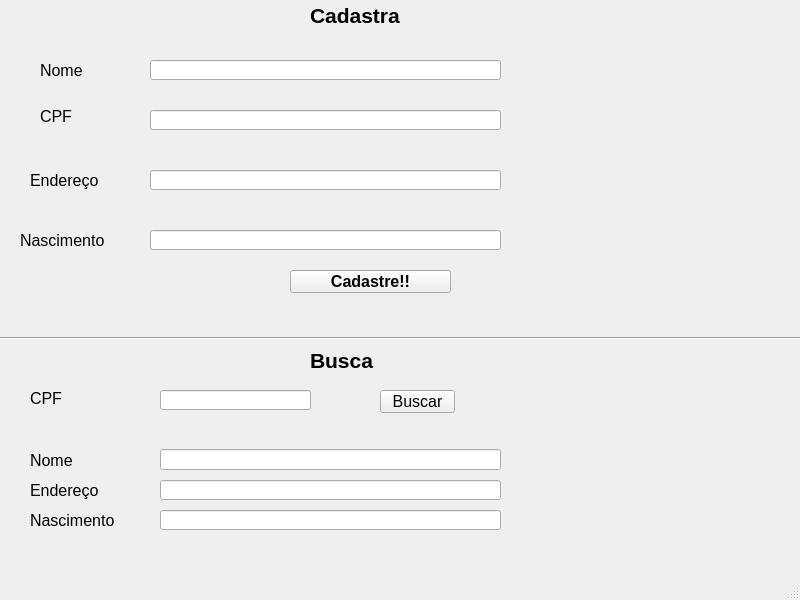
<?xml version="1.0" encoding="UTF-8"?>
<ui version="4.0">
 <class>MainWindow</class>
 <widget class="QMainWindow" name="MainWindow">
  <property name="geometry">
   <rect>
    <x>0</x>
    <y>0</y>
    <width>800</width>
    <height>600</height>
   </rect>
  </property>
  <property name="windowTitle">
   <string>MainWindow</string>
  </property>
  <widget class="QWidget" name="centralwidget">
   <widget class="QLabel" name="label">
    <property name="geometry">
     <rect>
      <x>310</x>
      <y>-30</y>
      <width>121</width>
      <height>91</height>
     </rect>
    </property>
    <property name="font">
     <font>
      <family>Arial</family>
      <pointsize>16</pointsize>
      <weight>75</weight>
      <bold>true</bold>
     </font>
    </property>
    <property name="text">
     <string>Cadastra</string>
    </property>
   </widget>
   <widget class="QLineEdit" name="lineEdit">
    <property name="geometry">
     <rect>
      <x>150</x>
      <y>60</y>
      <width>351</width>
      <height>20</height>
     </rect>
    </property>
   </widget>
   <widget class="QLabel" name="label_2">
    <property name="geometry">
     <rect>
      <x>40</x>
      <y>60</y>
      <width>51</width>
      <height>21</height>
     </rect>
    </property>
    <property name="font">
     <font>
      <family>Arial</family>
      <pointsize>12</pointsize>
     </font>
    </property>
    <property name="text">
     <string>Nome</string>
    </property>
   </widget>
   <widget class="QLabel" name="label_3">
    <property name="geometry">
     <rect>
      <x>40</x>
      <y>110</y>
      <width>47</width>
      <height>13</height>
     </rect>
    </property>
    <property name="font">
     <font>
      <family>Arial</family>
      <pointsize>12</pointsize>
     </font>
    </property>
    <property name="text">
     <string>CPF</string>
    </property>
   </widget>
   <widget class="QLineEdit" name="lineEdit_2">
    <property name="geometry">
     <rect>
      <x>150</x>
      <y>110</y>
      <width>351</width>
      <height>20</height>
     </rect>
    </property>
   </widget>
   <widget class="QLabel" name="label_4">
    <property name="geometry">
     <rect>
      <x>30</x>
      <y>170</y>
      <width>71</width>
      <height>20</height>
     </rect>
    </property>
    <property name="font">
     <font>
      <family>Arial</family>
      <pointsize>12</pointsize>
     </font>
    </property>
    <property name="text">
     <string>Endereço</string>
    </property>
   </widget>
   <widget class="QLineEdit" name="lineEdit_3">
    <property name="geometry">
     <rect>
      <x>150</x>
      <y>170</y>
      <width>351</width>
      <height>20</height>
     </rect>
    </property>
   </widget>
   <widget class="QLabel" name="label_5">
    <property name="geometry">
     <rect>
      <x>20</x>
      <y>230</y>
      <width>91</width>
      <height>20</height>
     </rect>
    </property>
    <property name="font">
     <font>
      <family>Arial</family>
      <pointsize>12</pointsize>
     </font>
    </property>
    <property name="text">
     <string>Nascimento</string>
    </property>
   </widget>
   <widget class="QLineEdit" name="lineEdit_4">
    <property name="geometry">
     <rect>
      <x>150</x>
      <y>230</y>
      <width>351</width>
      <height>20</height>
     </rect>
    </property>
   </widget>
   <widget class="QPushButton" name="pushButton">
    <property name="geometry">
     <rect>
      <x>290</x>
      <y>270</y>
      <width>161</width>
      <height>23</height>
     </rect>
    </property>
    <property name="font">
     <font>
      <family>Arial</family>
      <pointsize>12</pointsize>
      <weight>75</weight>
      <bold>true</bold>
     </font>
    </property>
    <property name="text">
     <string>Cadastre!!</string>
    </property>
   </widget>
   <widget class="Line" name="line">
    <property name="geometry">
     <rect>
      <x>0</x>
      <y>330</y>
      <width>801</width>
      <height>16</height>
     </rect>
    </property>
    <property name="orientation">
     <enum>Qt::Horizontal</enum>
    </property>
   </widget>
   <widget class="QLabel" name="label_6">
    <property name="geometry">
     <rect>
      <x>310</x>
      <y>350</y>
      <width>131</width>
      <height>20</height>
     </rect>
    </property>
    <property name="font">
     <font>
      <family>Arial</family>
      <pointsize>16</pointsize>
      <weight>75</weight>
      <bold>true</bold>
     </font>
    </property>
    <property name="text">
     <string>Busca</string>
    </property>
   </widget>
   <widget class="QLabel" name="label_7">
    <property name="geometry">
     <rect>
      <x>30</x>
      <y>390</y>
      <width>47</width>
      <height>16</height>
     </rect>
    </property>
    <property name="font">
     <font>
      <family>Arial</family>
      <pointsize>12</pointsize>
     </font>
    </property>
    <property name="text">
     <string>CPF</string>
    </property>
   </widget>
   <widget class="QLineEdit" name="lineEdit_5">
    <property name="geometry">
     <rect>
      <x>160</x>
      <y>390</y>
      <width>151</width>
      <height>20</height>
     </rect>
    </property>
   </widget>
   <widget class="QPushButton" name="pushButton_2">
    <property name="geometry">
     <rect>
      <x>380</x>
      <y>390</y>
      <width>75</width>
      <height>23</height>
     </rect>
    </property>
    <property name="font">
     <font>
      <family>Arial</family>
      <pointsize>12</pointsize>
     </font>
    </property>
    <property name="text">
     <string>Buscar</string>
    </property>
   </widget>
   <widget class="QLabel" name="label_8">
    <property name="geometry">
     <rect>
      <x>30</x>
      <y>450</y>
      <width>81</width>
      <height>20</height>
     </rect>
    </property>
    <property name="font">
     <font>
      <family>Arial</family>
      <pointsize>12</pointsize>
     </font>
    </property>
    <property name="text">
     <string>Nome</string>
    </property>
   </widget>
   <widget class="QLabel" name="label_9">
    <property name="geometry">
     <rect>
      <x>30</x>
      <y>480</y>
      <width>81</width>
      <height>20</height>
     </rect>
    </property>
    <property name="font">
     <font>
      <family>Arial</family>
      <pointsize>12</pointsize>
     </font>
    </property>
    <property name="text">
     <string>Endereço</string>
    </property>
   </widget>
   <widget class="QLabel" name="label_10">
    <property name="geometry">
     <rect>
      <x>30</x>
      <y>510</y>
      <width>91</width>
      <height>20</height>
     </rect>
    </property>
    <property name="font">
     <font>
      <family>Arial</family>
      <pointsize>12</pointsize>
     </font>
    </property>
    <property name="text">
     <string>Nascimento</string>
    </property>
   </widget>
   <widget class="QLineEdit" name="lineEdit_6">
    <property name="geometry">
     <rect>
      <x>160</x>
      <y>449</y>
      <width>341</width>
      <height>21</height>
     </rect>
    </property>
   </widget>
   <widget class="QLineEdit" name="lineEdit_7">
    <property name="geometry">
     <rect>
      <x>160</x>
      <y>480</y>
      <width>341</width>
      <height>20</height>
     </rect>
    </property>
   </widget>
   <widget class="QLineEdit" name="lineEdit_8">
    <property name="geometry">
     <rect>
      <x>160</x>
      <y>510</y>
      <width>341</width>
      <height>20</height>
     </rect>
    </property>
   </widget>
  </widget>
  <widget class="QMenuBar" name="menubar">
   <property name="geometry">
    <rect>
     <x>0</x>
     <y>0</y>
     <width>800</width>
     <height>21</height>
    </rect>
   </property>
  </widget>
  <widget class="QStatusBar" name="statusbar"/>
 </widget>
 <resources/>
 <connections/>
</ui>
